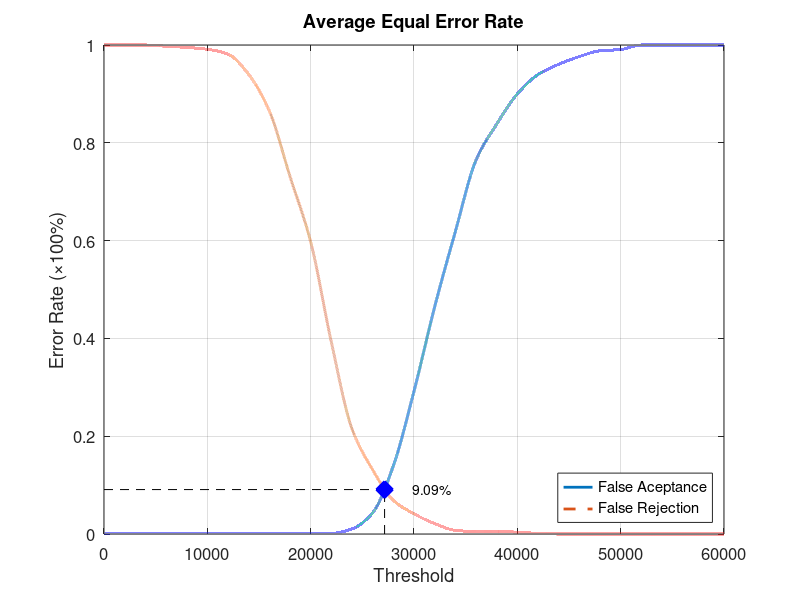
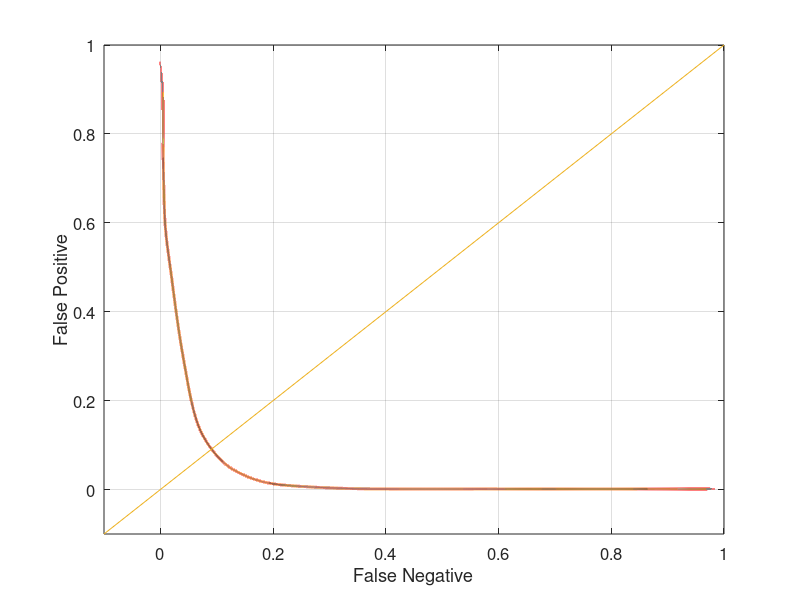

These figures' MATLAB source, in order:
function yEER = Experiment5Average
close all;
clear;
clc;
x = 0:2000:60000;
xq = 0:0.5:60000;

y0 = [0 0.00131579 0.00131579 0.00131579 0.00131579 0.00131579 0.00131579 0.00131579 0.00131579 0.00131579 0.00131579 0.00131579 0.0105263 0.0434211 0.139474 0.292105 0.464474 0.618421 0.764474 0.838158 0.9 0.939474 0.960526 0.976316 0.988158 0.990789 1 1 1 1 1];
yy0 = interp1(x, y0, xq, 'pchip');
y1 = [1 1 1 0.9975 0.995 0.99125 0.98125 0.94 0.865 0.73125 0.5975 0.3925 0.215 0.13125 0.06875 0.04125 0.02125 0.0075 0.005 0.005 0.00375 0.00125 0 0 0 0 0 0 0 0 0];
yy1 = interp1(x, y1, xq, 'pchip');

% Calculating EER: 
y2 = abs(y0 - y1);
find(y2 == min(y2))
yy2 = abs(yy0 - yy1);
xEER = find(yy2 == min(yy2));
xEERIndex = xq(xEER) % X-axis EER
yEER = yy0(xEER) % Y-axis EER

main = figure
plot(xq, yy0,'-','LineWidth', 2);	hold on
plot(xq, yy1,'--','LineWidth', 2);	hold on
plot([xEERIndex xEERIndex], [0 yEER], 'k--');	hold on
plot([0 xEERIndex], [yEER yEER], 'k--');	hold on
plot(xEERIndex, yEER, 'bx', 'LineWidth', 10);	hold on
text(xEERIndex + 10 * xEERIndex / 100, yEER, [num2str(round((10000 * yEER)) / 100) '%'])
legend('False Aceptance', 'False Rejection', 'Location', 'SouthEast')
xlabel('Threshold')
ylabel('Error Rate (\times100%)')
title('Average Equal Error Rate')
set(gca, 'FontSize', 12)
axis([0 60000 0 1])
grid on

print(main, 'Experiment5AverageMain', '-dpng');
FNRxFPR = figure('Color', [1 1 1]);
plot(yy1, yy0, '-', yy1, yy0, 'LineWidth', 2);
hold on
y = -0.1:0.1:1
plot(y, y); 
set(gca, 'FontSize', 12)
xlabel('False Negative')
ylabel('False Positive')
axis([-0.1 1 -0.1 1])
set(gca, 'FontSize', 12)
grid on

print(FNRxFPR, 'Experiment5AverageFNRxFPR','-dpng');
end
